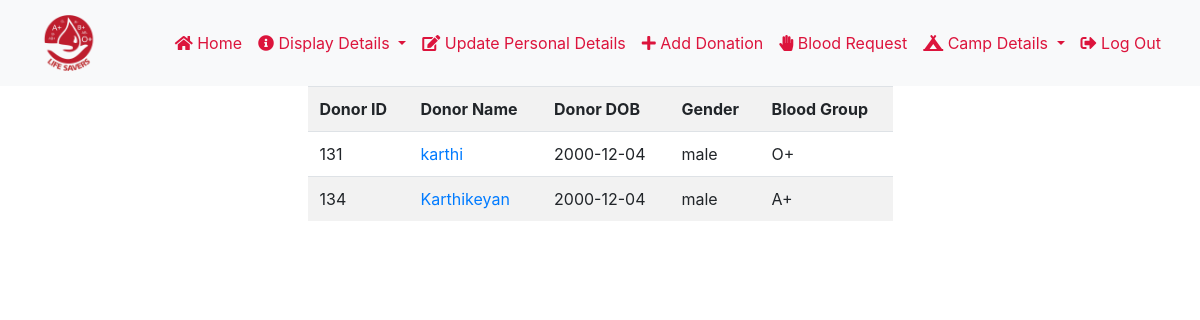
/Bloodbank/displaydon.php (signed in), run on the app's committed database.
### tables this page shows
CREATE TABLE `donor_detail` (
  `did` int(11) NOT NULL,
  `email_id` varchar(30) DEFAULT NULL,
  `dname` varchar(30) DEFAULT NULL,
  `dob` date DEFAULT NULL,
  `mobile` bigint(20) DEFAULT NULL,
  `gender` varchar(8) DEFAULT NULL,
  `weight` int(11) DEFAULT NULL,
  `doorno` int(11) DEFAULT NULL,
  `street_name` varchar(30) DEFAULT NULL,
  `city` varchar(40) DEFAULT NULL,
  `district` varchar(40) DEFAULT NULL,
  `state` varchar(40) DEFAULT NULL,
  `password` varchar(30) DEFAULT NULL,
  `blood_group` varchar(4) DEFAULT NULL
);

### Bloodbank/displaydon.php (the view, shortened to what this page needs)
<?php
include 'layout/header.php';
include 'layout/navbar.php';
?>
		<div class="row" id="display_donor">
			<div class="col-sm-3">
			</div>
		<div class="col-sm-6 well">
		<div class="table-responsive-sm table-striped">
			<table class="table thead-dark">
				<?php
 					$res=mysqli_query($link,"select * from donor_detail");
 				?>
				<tr>
					<th>Donor ID</th>
					<th>Donor Name</th>
					<th>Donor DOB</th>
					<th>Gender</th>
					<th>Blood Group</th>
				</tr>
				<?php
						while($row=mysqli_fetch_array($res))
 						{?>
					<tr>
 						<td><?php
 							echo $row["did"];
 							?>
 						</td>
 						<td>
							<a href="profile.php?id=<?= $row['did']; ?>">
 							<?php
 							echo $row["dname"];
 							?></a>
 						</td>
 						<td>
							<?php
 							echo $row["dob"];
 							?>
 						</td>
 						<td>
 							<?php
 							echo $row["gender"];
 							?>
 						</td>
 						<td>
 							<?php
 							echo $row["blood_group"];
 							?>
 						</td>
 					</tr>
 					<?php }?>
 			</table>
 		</div>
 	</div>
	<div class="col-sm-3">
	</div>
 	</div>
</body>
</html>

### Bloodbank/css/style.css (style rules this page uses)
* { margin:0; padding:0; }

### data on the page
donor_detail: did "131", dname "karthi", dob "2000-12-04", gender "male", blood_group "O+"
donor_detail: did "134", dname "Karthikeyan", dob "2000-12-04", gender "male", blood_group "A+"
